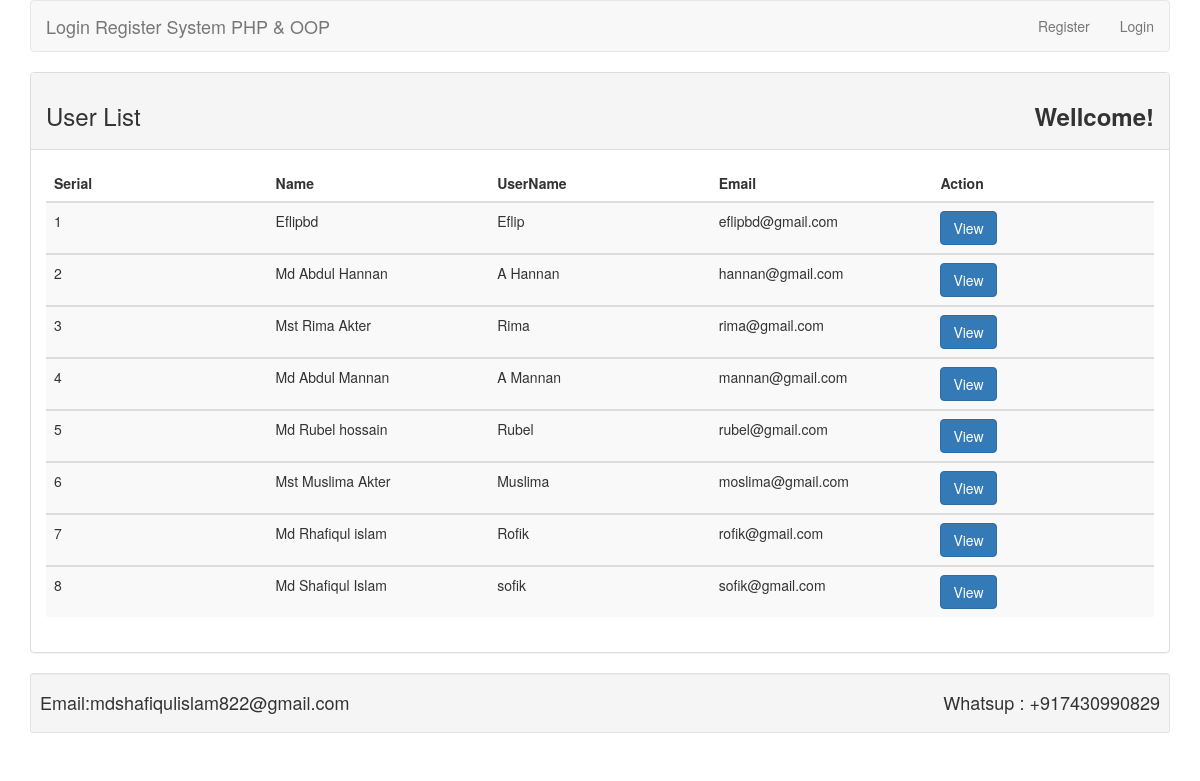
The page / on the database its author committed.
### tables this page shows
CREATE TABLE `table_user` (
  `id` int(11) NOT NULL,
  `name` varchar(255) NOT NULL,
  `username` varchar(255) NOT NULL,
  `email` varchar(255) NOT NULL,
  `password` varchar(255) NOT NULL
);

### lib/Session.php (called while the page is built, shortened)
<?php
class Session{
    public static function get($key){
        if(isset($_SESSION[$key])){
            return $_SESSION[$key];
        }else{
            return false;
        }
    }
}
?>

### lib/User.php (called while the page is built, shortened)
<?php
include_once 'Session.php';
include 'Database.php';
class User{
	private $db;
	function __construct()
	{
		$this->db = new Database();
	}
    public function getUserData(){
        $sql = "SELECT * FROM table_user ORDER BY id DESC";
         $query = $this->db->pdo->prepare($sql);
         $query->execute();
         $result = $query->fetchAll();
         return $result;
     }
}
?>

### lib/Database.php (called while the page is built)
<?php
class Database{
    private $hostdb = "localhost";
    private $userdb = "root";
    private $passdb = "";
    private $namedb = "db_lr";
    public  $pdo;
    public function __construct()
    {
        if(!isset($this->pdo)){
            try
            {
              $link = new PDO("mysql:host=".$this->hostdb.";dbname=".$this->namedb,$this->userdb,$this->passdb);
                $link->setAttribute(PDO::ATTR_ERRMODE, PDO::ERRMODE_EXCEPTION);
                $link->exec("SET CHARACTER SET utf8");
                $this->pdo = $link;
            }
            catch(PDOException $e){
                die("Failed to connect with Database".$e->getMessage());
            }
        }
    }
}
?>

### index.php (the view, shortened to what this page needs)
<?php
	include 'lib/User.php';
	include 'inc/header.php';
?>
<div class="container">
		<div class="panel panel-default">
			<div class="panel-heading">
				<h3>User List <span class="pull-right"><strong>Wellcome!</strong>
			</span>
			</h3>
			</div>
			<div class="panel-body">
				<table class="table table-striped">
					<thead>
						<tr>
						<th width="20%">Serial</th>
						<th width="20%">Name</th>
						<th width="20%">UserName</th>
						<th width="20%">Email</th>
						<th width="20%">Action</th>
						</tr>
					</thead>
					<tbody>
					<?php
                    $user = new User();
                    $userdata = $user->getUserData();
                    if($userdata){
                        $i = 0;
                        foreach($userdata as $sdata){
                            $i++;
                    ?>
						<tr>
						<td><?php echo $i; ?></td>
                       <td><?php echo $sdata['name']?></td>
                       <td><?php echo $sdata['username']?></td>
                       <td><?php echo $sdata['email']?></td>
                       <td>
                           <a class="btn btn-primary" href="profile.php?id=<?php echo $sdata['id']?>">View</a>
                       </td>
						</tr>
					</tbody>
					<?php } }?>
				</table>
			</div>
		</div>
</div>
<?php
	include 'inc/footer.php';
?>

### inc/header.php (shortened to what this page needs)
<?php
	$filepath = realpath(dirname(__FILE__));
	include_once $filepath.'/../lib/Session.php';
?>
<!DOCTYPE html>
<html>
<head>
	<link rel="stylesheet" type="text/css" href="inc/bootstrap.min.css">
	<link rel="stylesheet" type="text/css" href="inc/style.css">
</head>
<body>
	<div class="container">
<nav class="navbar navbar-default navbar-default" role="navigation">
  <div class="container-fluid">
    <div class="navbar-header">
          <a class="navbar-brand" href="index.php">Login Register System PHP & OOP</a>
    </div>
      <ul class="nav navbar-nav navbar-right">
	  		<?php
                    $id = Session::get("id");
                    $userlogin = Session::get("login");
                    if($userlogin == true){
         	?>
			 <li> <a href="index.php">Home</a></li>
      		<li>
      		  <a href="profile.php?id=<?php echo $id; ?>">Profile</a>
      		</li>
      		<li>
      		  <a href="?action=logout">Logout</a>
      	</li>
		  <?php }else{ ?>
      	<li>
      		  <a href="register.php" >Register</a>
      	</li>
        <li>
        	  <a href="login.php">Login</a>
        </li>
		<?php } ?>
       </ul>
    </div>
  </div>

### inc/footer.php (shortened to what this page needs)
<div class="container">
<div class="well well-sm">
	<h4>Email:mdshafiqulislam822@gmail.com <p class="pull-right">Whatsup : +917430990829</p></h4>
</div>
</div>
</body>
</html>

### rows shown on the page
table_user: name "Eflipbd", username "Eflip", email "eflipbd@gmail.com"
table_user: name "Md Abdul Hannan", username "A Hannan", email "hannan@gmail.com"
table_user: name "Mst Rima Akter", username "Rima", email "rima@gmail.com"
table_user: name "Md Abdul Mannan", username "A Mannan", email "mannan@gmail.com"
table_user: name "Md Rubel hossain", username "Rubel", email "rubel@gmail.com"
table_user: name "Mst Muslima Akter", username "Muslima", email "moslima@gmail.com"
table_user: name "Md Rhafiqul islam", username "Rofik", email "rofik@gmail.com"
table_user: name "Md Shafiqul Islam", username "sofik", email "sofik@gmail.com"
